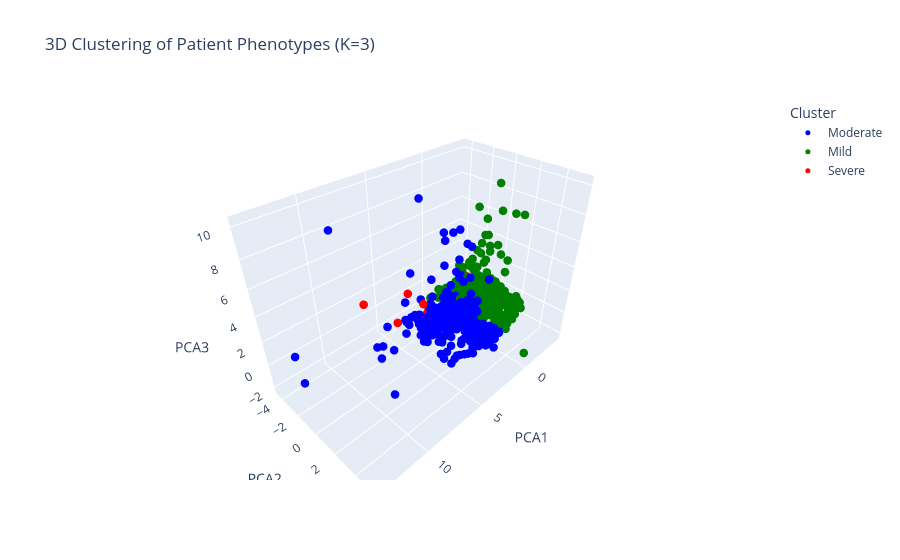

The notebook cell this image was saved under:
### Code cell
import plotly.express as px
from sklearn.decomposition import PCA

# Step 3: Reduce to 3 components with PCA
pca = PCA(n_components=3)
pca_result = pca.fit_transform(X_scaled)
df["PCA1"] = pca_result[:, 0]
df["PCA2"] = pca_result[:, 1]
df["PCA3"] = pca_result[:, 2]

# Step 4: 3D Visualization with Custom Cluster Colors
fig = px.scatter_3d(
    df,
    x='PCA1',
    y='PCA2',
    z='PCA3',
    color='cluster',
    color_discrete_map={
        'Mild': 'green',
        'Moderate': 'blue',
        'Severe': 'red'
    },
    hover_data=['patient_id', 'IISS'],
    title='3D Clustering of Patient Phenotypes (K=3)',
)

fig.update_traces(marker=dict(size=5))
fig.update_layout(legend_title_text='Cluster')
fig.show()

### Figure 1 — Plotly figure (JSON) as saved in the notebook; plotly's stock layout.template omitted (floating-point values rounded to 4 significant figures; data arrays with more than 128 entries replaced by an {"elided": "..."} marker saying what was removed)
{"data": [{"customdata": {"elided": "428x2 mixed values"}, "hovertemplate": "cluster=Moderate<br>PCA1=%{x}<br>PCA2=%{y}<br>PCA3=%{z}<br>patient_id=%{customdata[0]}<br>IISS=%{customdata[1]}<extra></extra>", "legendgroup": "Moderate", "marker": {"color": "blue", "size": 5, "symbol": "circle"}, "mode": "markers", "name": "Moderate", "scene": "scene", "showlegend": true, "type": "scatter3d", "x": {"elided": "428 float values"}, "y": {"elided": "428 float values"}, "z": {"elided": "428 float values"}}, {"customdata": {"elided": "469x2 mixed values"}, "hovertemplate": "cluster=Mild<br>PCA1=%{x}<br>PCA2=%{y}<br>PCA3=%{z}<br>patient_id=%{customdata[0]}<br>IISS=%{customdata[1]}<extra></extra>", "legendgroup": "Mild", "marker": {"color": "green", "size": 5, "symbol": "circle"}, "mode": "markers", "name": "Mild", "scene": "scene", "showlegend": true, "type": "scatter3d", "x": {"elided": "469 float values"}, "y": {"elided": "469 float values"}, "z": {"elided": "469 float values"}}, {"customdata": [["1708690a-9519-4d8a-86d9-c4fd27673b46", 0.3248], ["3fbeafaf-8511-4b6f-94cd-9b7715b4da2a", 0.3081], ["2bf909f7-44eb-4233-8668-0e03cf8c5fce", 0.5483], ["d4ac1b8e-303f-4b33-8e40-491c9d2ba8d2", 0.3128], ["edf0a8ac-88c5-4279-9b09-a5d506902415", 0.4895], ["8d1c528a-a582-4736-a727-948964a9a4b8", 0.3522], ["89572264-c5a1-4ece-804f-e56f977f24a8", 0.3557], ["7ad699e9-6df6-48a0-87c1-683a7da30c89", 0.2039], ["0ae54f2a-f1a8-429e-8411-195ec35e833d", 0.2419], ["2fc2e44a-562a-4557-8fe5-8b5bd5b3734c", 0.4295], ["2c881989-3fc5-446e-acca-c2e87e011582", 0.4401]], "hovertemplate": "cluster=Severe<br>PCA1=%{x}<br>PCA2=%{y}<br>PCA3=%{z}<br>patient_id=%{customdata[0]}<br>IISS=%{customdata[1]}<extra></extra>", "legendgroup": "Severe", "marker": {"color": "red", "size": 5, "symbol": "circle"}, "mode": "markers", "name": "Severe", "scene": "scene", "showlegend": true, "type": "scatter3d", "x": [1.559, 0.06721, 7.702, 1.442, 5.205, 1.88, 1.807, -2.734, -1.155, 4.244, 4.285], "y": [0.4857, 1.578, -2.536, -1.357, -2.076, -2.367, -2.262, -2.383, -0.3991, -0.3985, -1.928], "z": [-0.8661, -1.407, 2.769, -0.8037, 0.02834, -1.02, -0.6908, 0.2059, -0.9311, 2.109, 2.23]}], "layout": {"legend": {"title": {"text": "Cluster"}, "tracegroupgap": 0}, "scene": {"domain": {"x": [0, 1], "y": [0, 1]}, "xaxis": {"title": {"text": "PCA1"}}, "yaxis": {"title": {"text": "PCA2"}}, "zaxis": {"title": {"text": "PCA3"}}}, "title": {"text": "3D Clustering of Patient Phenotypes (K=3)"}}}
